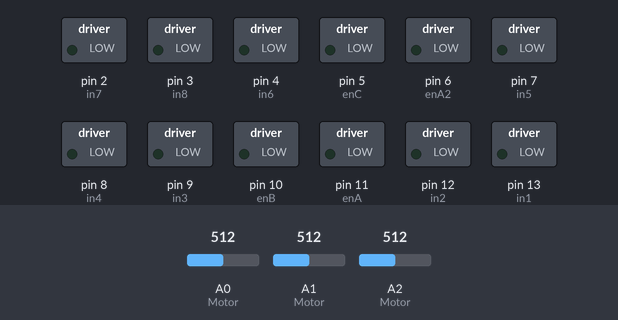
Simulated run of this sketch. Board: Arduino Uno, built with avr-gcc and run on an emulated ATmega328P. Shown: switched loads named in the sketch (green lamp = pin HIGH). Inputs (shaded band) come from the test bench; at power-on: A0 (Motor) = 512, A1 (Motor) = 512, A2 (Motor) = 512.

Above: at 1.2 s.
1.3 s: A0 (Motor) set to 540
At 2.0 s:
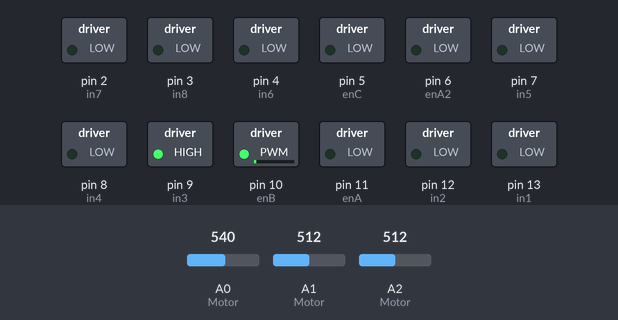
2.8 s: A1 (Motor) set to 527
4.3 s: A1 (Motor) set to 546
At 4.9 s:
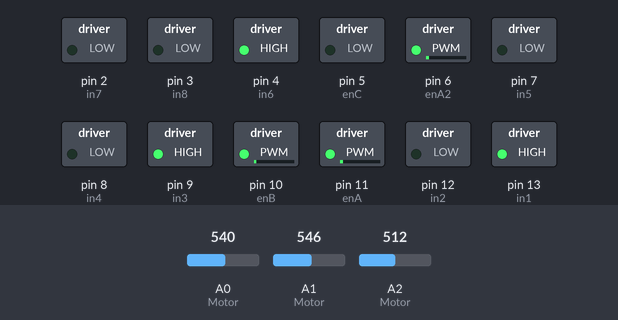
5.8 s: A2 (Motor) set to 550
At 6.3 s:
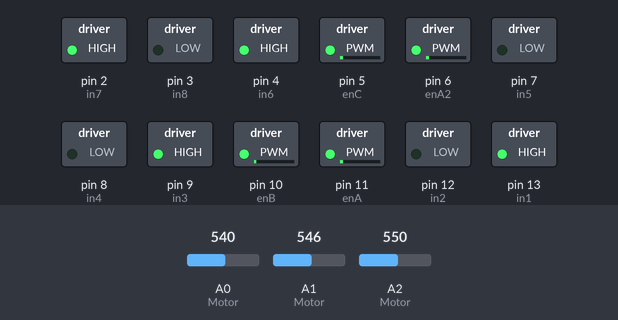
7.3 s: A0 (Motor) set to 511
At 7.8 s:
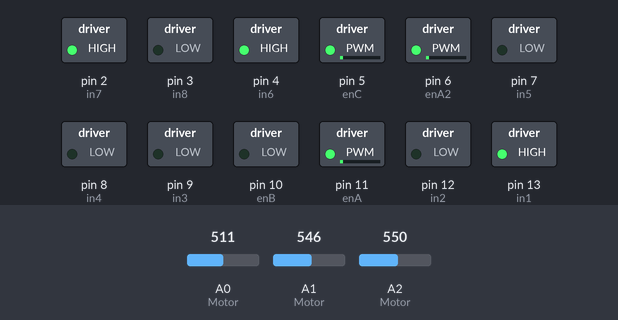
8.8 s: A2 (Motor) set to 511
At 9.2 s:
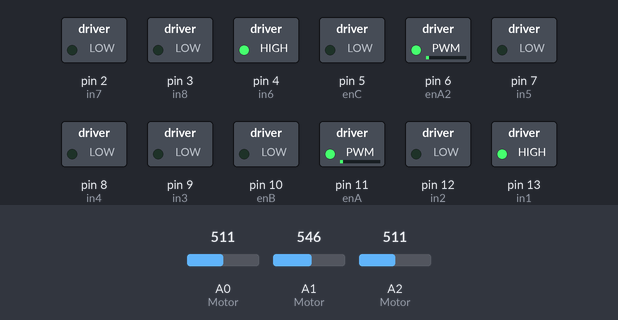
Timing chart, 0 to 11.3 s (numbered marks = the images above; inputs shaded):
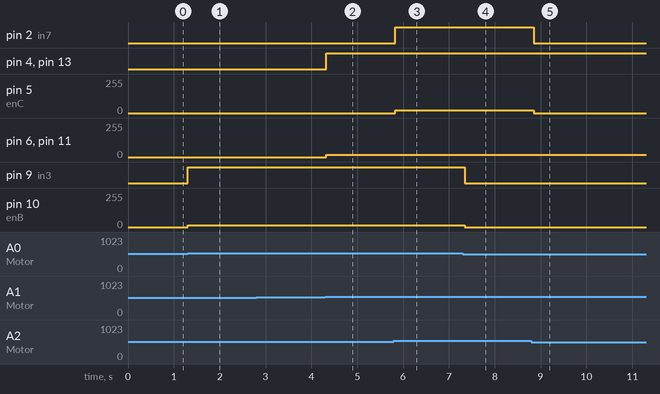

Measured:
- the behaviour switches between 533 and 534 on A0 (Motor) (found by bisection; images 0 and 1)
- the behaviour switches between 533 and 534 on A1 (Motor) (found by bisection; images 1 and 2)
- the behaviour switches between 533 and 534 on A2 (Motor) (found by bisection; images 2 and 3)
- after the input at 1.3 s, pin 9 (in3): LOW → HIGH at once; pin 10 (enB): 0/255 → 14/255 at once
- after the input at 2.8 s, every drawn part: stays the same
- after the input at 4.3 s, pin 4 (in6), pin 13 (in1): LOW → HIGH at once; pin 6 (enA2), pin 11 (enA): 0/255 → 17/255 at once
- after the input at 5.8 s, pin 2 (in7): LOW → HIGH at once; pin 5 (enC): 0/255 → 19/255 at once
- after the input at 7.3 s, pin 9 (in3): HIGH → LOW at once; pin 10 (enB): 14/255 → 0/255 at once
- after the input at 8.8 s, pin 2 (in7): HIGH → LOW after 0.05 s; pin 5 (enC): 19/255 → 0/255 after 0.05 s

The sketch:

joystick_3axis_control.ino
```cpp
// ======================================================
// 3-Axis Joystick Motor Control
// X-axis  -> Motor A (primary) + Motor A2 (paired, spins opposite)
// Y-axis  -> Motor B
// Z-axis  -> Motor C (rotation)
// ======================================================

// Speed control variables
int Xvalue = 0;
int Yvalue = 0;
int Zvalue = 0;
int Xspeed = 0;
int Yspeed = 0;
int Zspeed = 0;

// Motor A connections (X-axis, primary)
int enA = 11;
int in1 = 13;
int in2 = 12;

// Motor A2 connections (X-axis, paired - always spins opposite to Motor A)
int enA2 = 6;
int in5 = 7;
int in6 = 4;

// Motor B connections (Y-axis)
int enB = 10;
int in3 = 9;
int in4 = 8;

// Motor C connections (Z-axis / rotation)
int enC = 5;
int in7 = 2;
int in8 = 3;

void setup() {
  // Set all the motor control pins to outputs
  pinMode(enA, OUTPUT);
  pinMode(enA2, OUTPUT);
  pinMode(enB, OUTPUT);
  pinMode(enC, OUTPUT);
  pinMode(in1, OUTPUT);
  pinMode(in2, OUTPUT);
  pinMode(in3, OUTPUT);
  pinMode(in4, OUTPUT);
  pinMode(in5, OUTPUT);
  pinMode(in6, OUTPUT);
  pinMode(in7, OUTPUT);
  pinMode(in8, OUTPUT);

  // Turn off all motors - Initial state
  digitalWrite(in1, LOW);
  digitalWrite(in2, LOW);
  digitalWrite(in3, LOW);
  digitalWrite(in4, LOW);
  digitalWrite(in5, LOW);
  digitalWrite(in6, LOW);
  digitalWrite(in7, LOW);
  digitalWrite(in8, LOW);

  Serial.begin(9600);
}

void loop() {
  // Read joystick values
  Xvalue = analogRead(A1);  // X-axis -> Motor A / Motor A2
  Yvalue = analogRead(A0);  // Y-axis -> Motor B
  Zvalue = analogRead(A2);  // Rotation axis -> Motor C

  // Map joystick values (0-1023) to speed (-255 to 255)
  Xspeed = map(Xvalue, 0, 1023, -255, 255);
  Yspeed = map(Yvalue, 0, 1023, -255, 255);
  Zspeed = map(Zvalue, 0, 1023, -255, 255);

  // ---- Motor A + Motor A2 control (X-axis) ----
  if (Xspeed > 10) {
    // Motor A forward
    analogWrite(enA, Xspeed);
    digitalWrite(in1, HIGH);
    digitalWrite(in2, LOW);
    // Motor A2 runs at the same speed but in reverse
    analogWrite(enA2, Xspeed);
    digitalWrite(in5, LOW);
    digitalWrite(in6, HIGH);
  } else if (Xspeed < -10) {
    // Motor A backward
    analogWrite(enA, -Xspeed);
    digitalWrite(in1, LOW);
    digitalWrite(in2, HIGH);
    // Motor A2 runs at the same speed but in reverse
    analogWrite(enA2, -Xspeed);
    digitalWrite(in5, HIGH);
    digitalWrite(in6, LOW);
  } else {
    // Stop both X-axis motors
    analogWrite(enA, 0);
    digitalWrite(in1, LOW);
    digitalWrite(in2, LOW);
    analogWrite(enA2, 0);
    digitalWrite(in5, LOW);
    digitalWrite(in6, LOW);
  }

  // ---- Motor B control (Y-axis) ----
  if (Yspeed > 10) {
    // Move motor B forward
    analogWrite(enB, Yspeed);
    digitalWrite(in3, HIGH);
    digitalWrite(in4, LOW);
  } else if (Yspeed < -10) {
    // Move motor B backward
    analogWrite(enB, -Yspeed);
    digitalWrite(in3, LOW);
    digitalWrite(in4, HIGH);
  } else {
    // Stop motor B
    analogWrite(enB, 0);
    digitalWrite(in3, LOW);
    digitalWrite(in4, LOW);
  }

  // ---- Motor C control (Z-axis / rotation) ----
  if (Zspeed > 10) {
    // Rotate motor C forward
    analogWrite(enC, Zspeed);
    digitalWrite(in7, HIGH);
    digitalWrite(in8, LOW);
  } else if (Zspeed < -10) {
    // Rotate motor C backward
    analogWrite(enC, -Zspeed);
    digitalWrite(in7, LOW);
    digitalWrite(in8, HIGH);
  } else {
    // Stop motor C
    analogWrite(enC, 0);
    digitalWrite(in7, LOW);
    digitalWrite(in8, LOW);
  }

  delay(100);  // Small delay for stability
}
```
